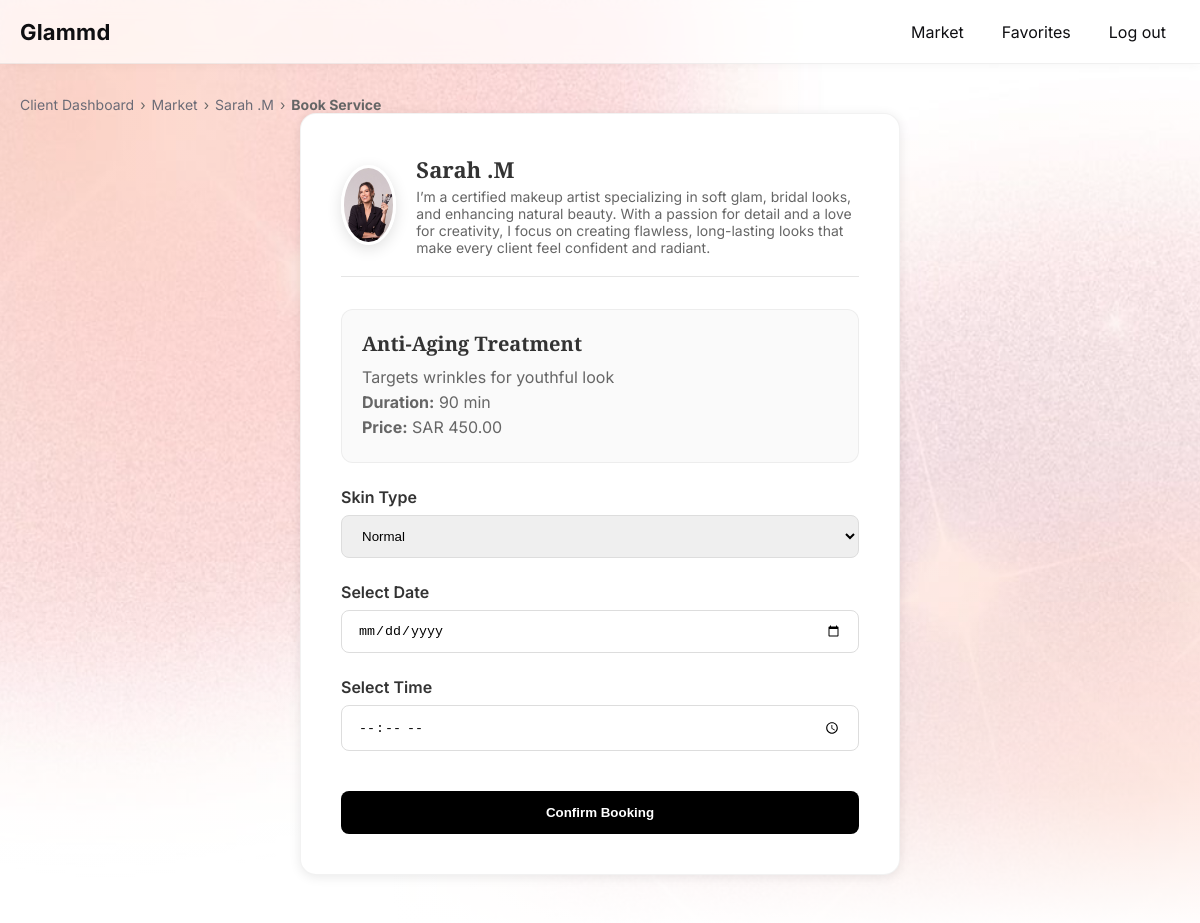
The app's page /intial/booking.php?service=12, older data.
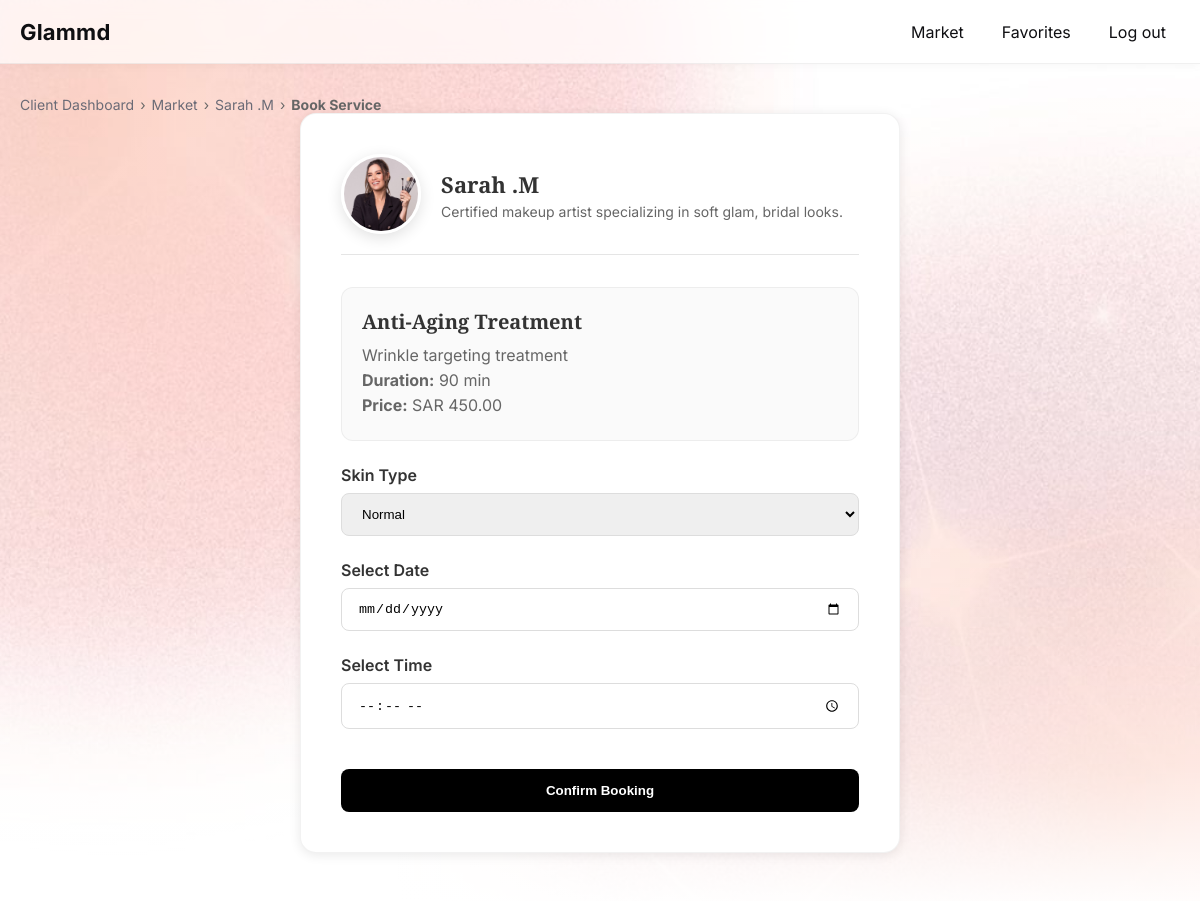
The same page, newer data.
### tables this page shows
CREATE TABLE `Service` (
  `service_id` int UNSIGNED NOT NULL AUTO_INCREMENT,
  `professional_id` int UNSIGNED NOT NULL,
  `category` enum('Hair','Makeup','Skincare','Bodycare','Nails') NOT NULL,
  `title` varchar(160) NOT NULL,
  `description` text,
  `duration` smallint UNSIGNED NOT NULL,
  `price` decimal(10,2) NOT NULL,
  `tags` text,
  PRIMARY KEY (`service_id`),
  CONSTRAINT `fk_service_professional`
      FOREIGN KEY (`professional_id`)
      REFERENCES `Professional` (`professional_id`)
      ON DELETE CASCADE
);

CREATE TABLE `Professional` (
  `professional_id` int UNSIGNED NOT NULL,
  `bio` text,
  `img` varchar(200) NOT NULL,
  PRIMARY KEY (`professional_id`),
  CONSTRAINT `fk_prof_user`
      FOREIGN KEY (`professional_id`)
      REFERENCES `User` (`user_id`)
      ON DELETE CASCADE
);

CREATE TABLE `User` (
  `user_id` int UNSIGNED NOT NULL AUTO_INCREMENT,
  `name` varchar(120) NOT NULL,
  `email` varchar(255) NOT NULL UNIQUE,
  `password` varchar(255) NOT NULL,
  `role` enum('client','professional') NOT NULL,
  PRIMARY KEY (`user_id`)
);

### intial/booking.php (the view, shortened to what this page needs)
<?php
require_once "db.php";
$service_id = intval($_GET['service']);
$query = "
    SELECT
        s.service_id, s.title, s.description, s.duration, s.price, s.category,
        p.professional_id, p.img AS pro_img, p.bio,
        u.name AS professional_name
    FROM Service s
    JOIN Professional p ON s.professional_id = p.professional_id
    JOIN User u ON p.professional_id = u.user_id
    WHERE s.service_id = ?
";
$stmt = mysqli_prepare($conn, $query);
mysqli_stmt_bind_param($stmt, "i", $service_id);
mysqli_stmt_execute($stmt);
$service = mysqli_fetch_assoc(mysqli_stmt_get_result($stmt));
?>
<!DOCTYPE html>
<html lang="en">
<head>
  <link rel="stylesheet" href="common.css">
</head>
<body class="has-solid-header">
<header id="siteHeader" class="site-header">
    <div class="container header-inner">
      <a class="brand" href="index.php">Glammd</a>
      <nav class="nav">
        <a href="MarketPlace.php" class="nav-link">Market</a>
        <a href="favorites.php" class="nav-link">Favorites</a>
        <a href="index.php" class="nav-link">Log out</a>
      </nav>
    </div>
</header>
<main class="page">
    <div class="container">
      <div class="breadcrumbs" style="margin-top:2rem; color:#666;">
        <a href="clientdashboard.php">Client Dashboard</a> ›
        <a href="MarketPlace.php">Market</a> ›
        <a href="services.php?professional_id=<?= $service['professional_id'] ?>">
            <?= htmlspecialchars($service['professional_name']) ?>
        </a> ›
        <strong>Book Service</strong>
      </div>
      <div class="booking-container">
        <div class="booking-header">
          <img src="img/<?= htmlspecialchars($service['pro_img']) ?>" alt="" loading="lazy">
          <div class="info">
            <h2><?= htmlspecialchars($service['professional_name']) ?></h2>
            <p><?= htmlspecialchars($service['bio']) ?></p>
          </div>
        </div>
        <div class="service-details">
          <h3><?= htmlspecialchars($service['title']) ?></h3>
          <p><?= htmlspecialchars($service['description']) ?></p>
          <p><strong>Duration:</strong> <?= $service['duration'] ?> min</p>
          <p><strong>Price:</strong> SAR <?= number_format($service['price'], 2) ?></p>
        </div>
        <form method="POST">
        <?php if ($service['category'] === "Skincare"): ?>
            <div class="form-group">
                <label>Skin Type</label>
                <select name="skin_type" class="form-input">
                    <option>Normal</option>
                </select>
            </div>
        <?php endif; ?>
        <div class="form-group">
            <label>Select Date</label>
            <input type="date" name="date" required class="form-input">
        </div>
        <div class="form-group">
            <label>Select Time</label>
            <input type="time" name="time" required class="form-input">
        </div>
        <button class="submit-btn" type="submit">Confirm Booking</button>
        </form>
      </div>
    </div>
</main>
</body>
</html>

Row changes from the older to the newer data that the page shows:
changed service "Anti-Aging Treatment": professional.bio "I’m a certified makeup artist specializing in soft glam, bridal looks, and enhancing natural beauty. With a passion for detail and a love for creativity, I focus on creating flawless, long-lasting looks that make every client feel confident and radiant." → "Certified makeup artist specializing in soft glam, bridal looks."; description "Targets wrinkles for youthful look" → "Wrinkle targeting treatment"
